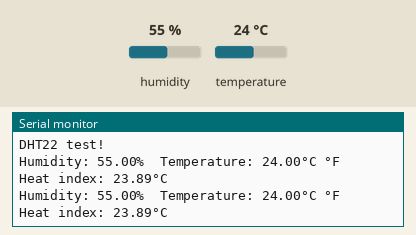
Bench run of a sketch on a simulated Arduino Uno, built with avr-gcc and run on an emulated ATmega328P. Shown: the last lines printed to the serial monitor. The test bench sets the inputs (shaded band); at power-on: humidity 55 %, temperature 24 °C.

Above: at 4.8 s.
4.9 s: humidity set to 22 %
At 6.8 s:
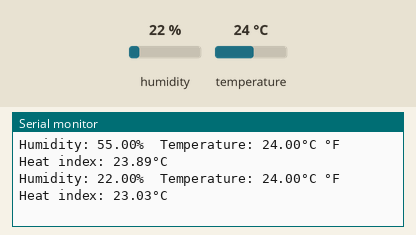
7.9 s: temperature set to 12 °C
At 8.6 s:
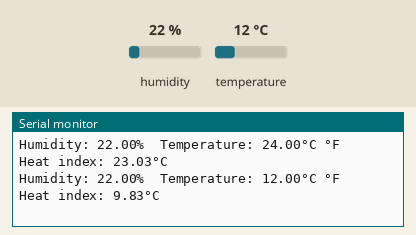
10.9 s: humidity set to 40 %
At 13.4 s:
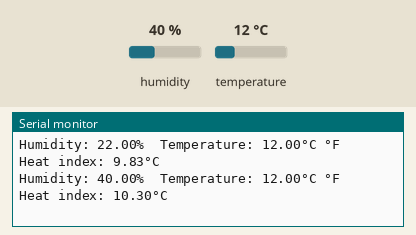
Timing chart, 0 to 14.9 s (numbered marks = the images above; inputs shaded):
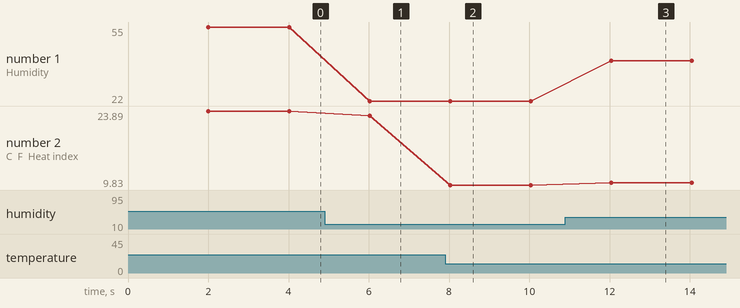

Measured:
- after the input at 4.9 s, the serial monitor: prints a new line after 1.1 s (image 1)
- after the input at 7.9 s, the serial monitor: prints a new line after 0.13 s (image 2)
- after the input at 10.9 s, the serial monitor: prints a new line after 1.1 s (image 3)
- plotted number 1: 55 → 22 after the input at 4.9 s, 22 → 40 after the input at 10.9 s
- plotted number 2: 23.89 → 23.03 after the input at 4.9 s, 23.03 → 9.83 after the input at 7.9 s, 9.83 → 10.3 after the input at 10.9 s

The sketch:

example_DHT22.ino
```cpp
// На основе примеров Arduino IDE 2.0
//
// Примеры по учебным курсам
//
// Bishkek 2023

#include "DHT.h"         // подключаем библиотеку DHT

#define DHTPIN 0         // указываем пин, к которому подключен датчик
#define DHTTYPE DHT22    // указываем тип датчика

DHT dht(DHTPIN, DHTTYPE); // создаем объект dht для работы с датчиком

void setup() {
  Serial.begin(74880);    // открываем последовательный порт для вывода данных
  Serial.println(F("DHT22 test!")); // выводим сообщение о начале тестирования


  dht.begin();            // инициализируем датчик
}

void loop() {
  delay(2000);            // задержка 2 секунды

  float h = dht.readHumidity();    // считываем влажность
  float t = dht.readTemperature(); // считываем температуру

  if (isnan(h) || isnan(t) ) {     // если полученные данные некорректны
    Serial.println(F("Failed to read from DHT sensor!")); // выводим сообщение об ошибке
    return;                         // выходим из функции loop()
  }

  float hic = dht.computeHeatIndex(t, h, false); // вычисляем индекс теплового дискомфорта

  Serial.print(F("Humidity: "));    // выводим сообщение о влажности
  Serial.print(h);                  // выводим значение влажности
  Serial.print(F("%  Temperature: ")); // выводим сообщение о температуре
  Serial.print(t);                  // выводим значение температуры в градусах Цельсия
  Serial.print(F("°C "));           // выводим символ градусов Цельсия
  Serial.print(F("°F  Heat index: ")); // выводим сообщение об индексе теплового дискомфорта
  Serial.print(hic);                // выводим значение индекса теплового дискомфорта в градусах Цельсия
  Serial.println(F("°C "));         // выводим символ градусов Цельсия и переводим строку
}
```
